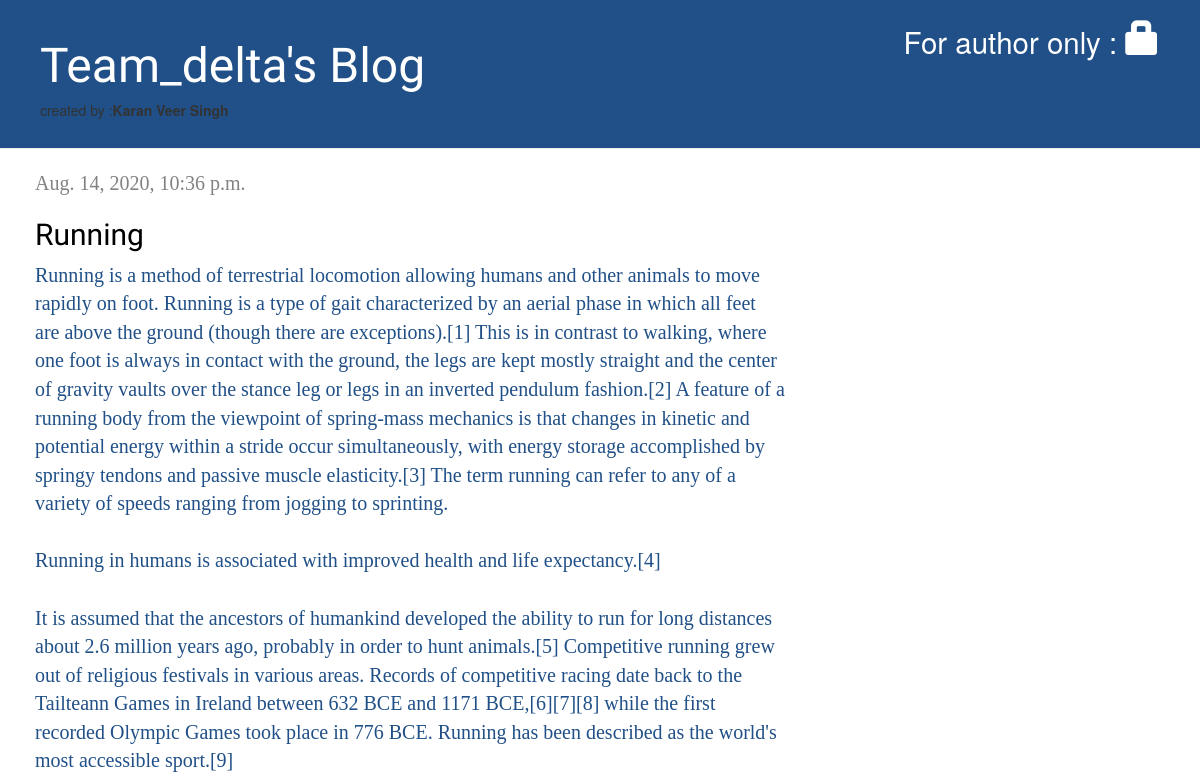
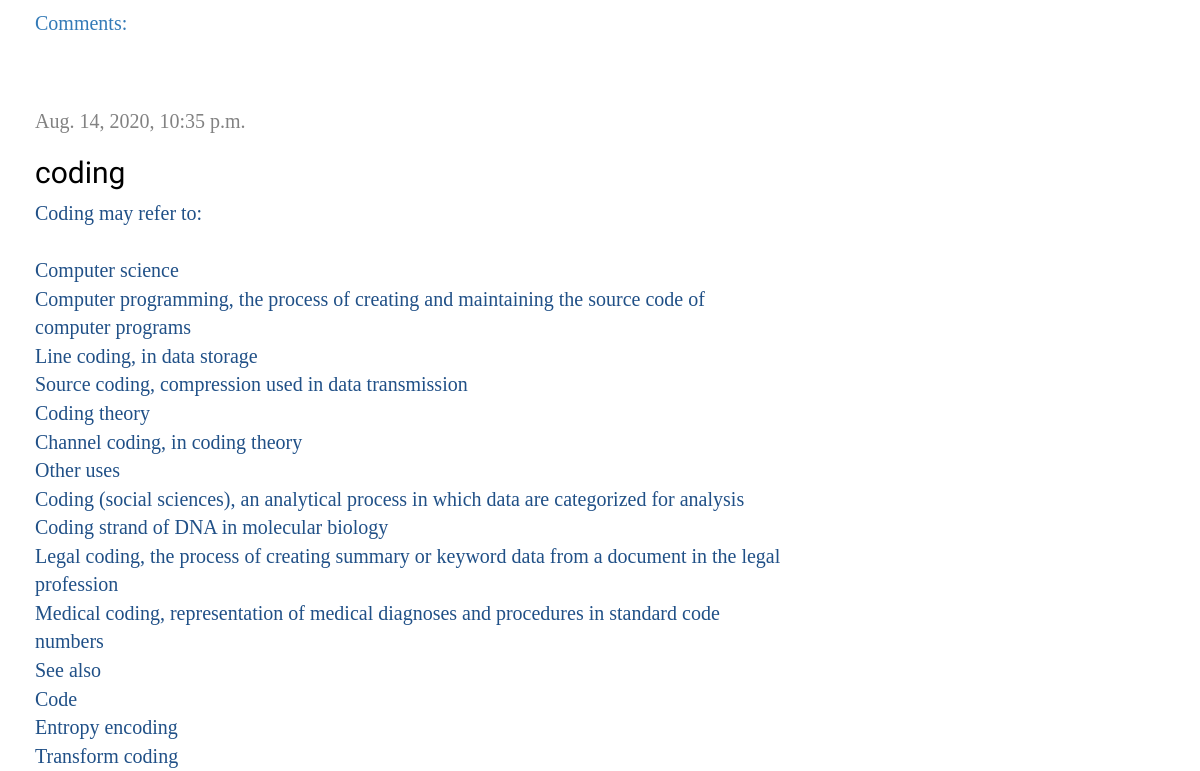
The app's page / (upper part), older data (2 pictures, top to bottom).
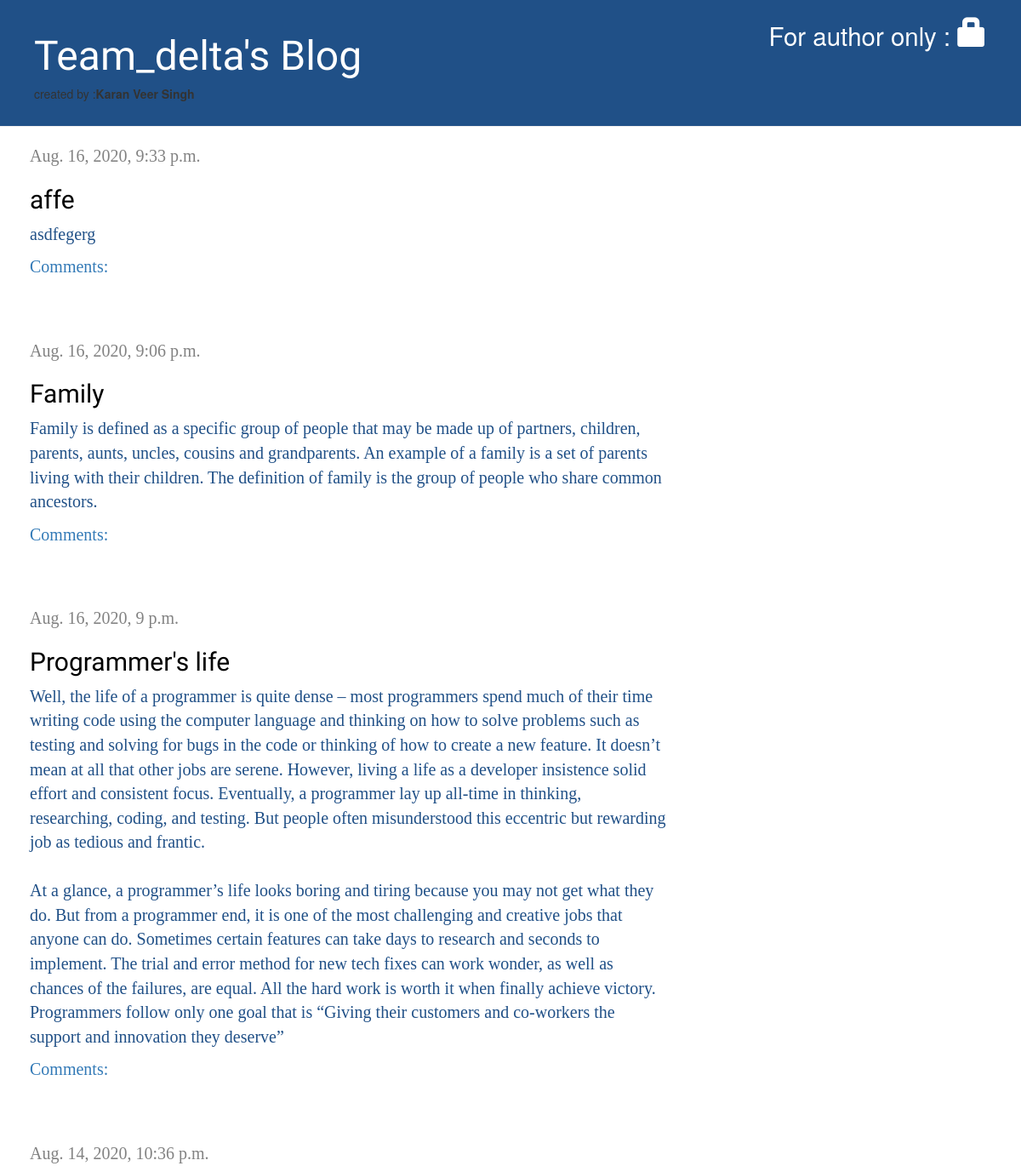
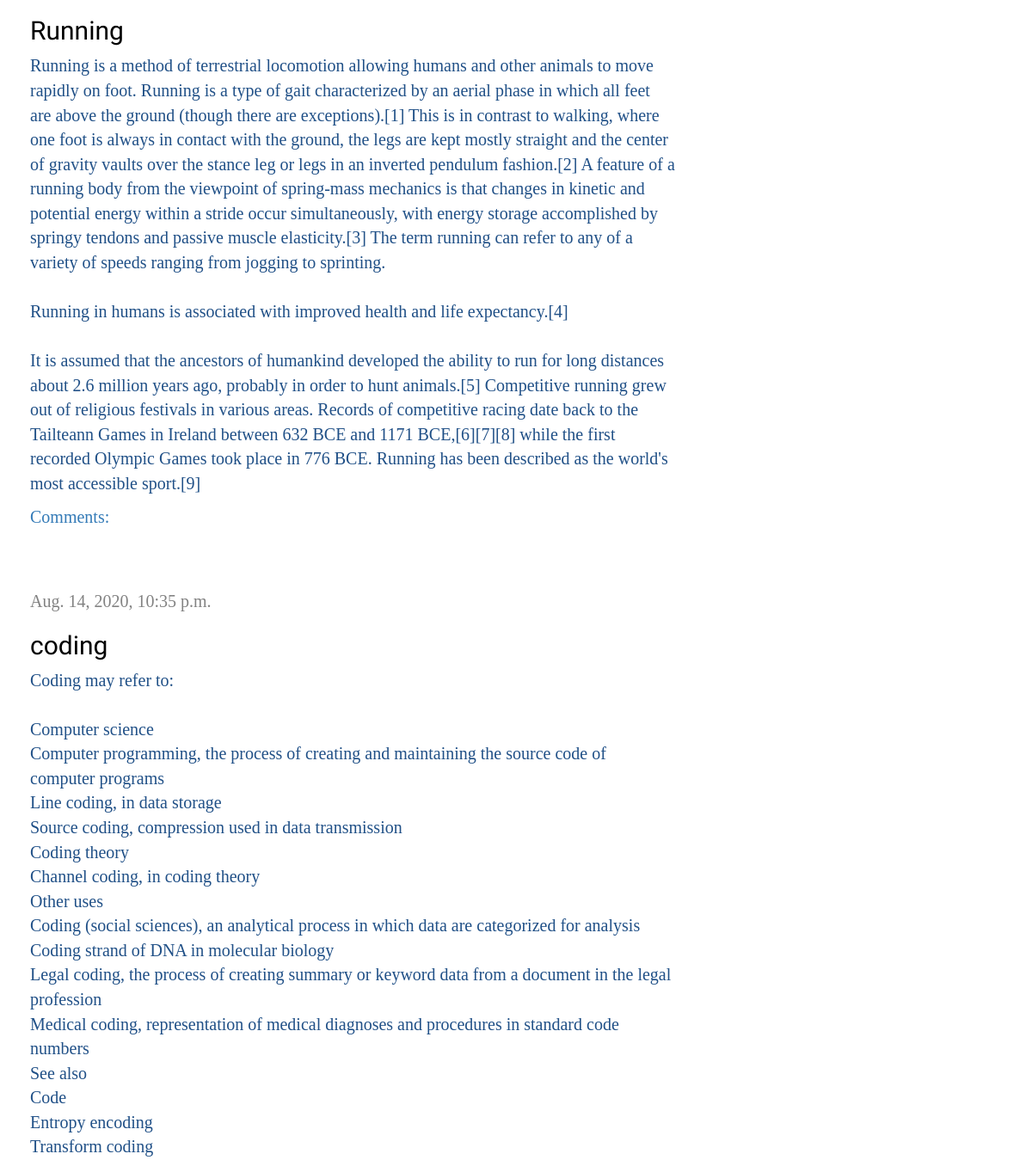
The same page, newer data (2 pictures, top to bottom).
### blog/models.py (models this page shows, shortened)
class Post(models.Model):
	author = models.ForeignKey(settings.AUTH_USER_MODEL , on_delete = models.CASCADE)
	title = models.CharField(max_length = 200)
	text = models.TextField()
	created_date = models.DateTimeField(default= timezone.now)
	published_date = models.DateTimeField(blank = True , null = True)

### blog/views.py (the view)
# urls.py: path('',views.post_list, name = 'post_list'),
def post_list(request):
	posts = Post.objects.filter(published_date__lte = timezone.now()).order_by('-published_date')
	return render (request, 'blog/post_list.html',{'posts':posts})

### blog/templates/blog/post_list.html (shortened to what this page needs)
{% extends 'blog/base.html' %}
<!--{% load static %}
{% block content %}
    {% for post in posts %}
        <div class="post">
            <div class="date">
                {{ post.published_date }}
            </div>
            <h2><a href="{% url 'post_detail' post.id %}">{{ post.title }}</a></h2>
            <p>{{ post.text|linebreaksbr }}</p>
            <a href="{% url 'post_detail' pk=post.pk %}">Comments: {{ post.approved_comments.count }}</a>
        </div>
    {% endfor %}
{% endblock %}

### blog/templates/blog/base.html (shortened to what this page needs)
 {% load static %}
<html>
    <head>
        <link rel="stylesheet" href="//maxcdn.bootstrapcdn.com/bootstrap/3.2.0/css/bootstrap.min.css">
        <link rel="stylesheet" href="//maxcdn.bootstrapcdn.com/bootstrap/3.2.0/css/bootstrap-theme.min.css">
        <link rel="stylesheet" href="{% static 'css/blog.css' %}">
    </head>
    <body>
        <div class="page-header">
            {% if user.is_authenticated %}
                <a href="{% url 'post_new' %}" class="top-menu"><span class="glyphicon glyphicon-plus"></span></a>
                <a href="{% url 'post_draft_list' %}" class="top-menu"><span class="glyphicon glyphicon-edit"></span></a>
                <p class="top-menu">Hello {{ user.username }} ! <small>(<a href="{% url 'logout' %}"><b>Log out</b></a>)</small></p>
            {% else %}
                <a href="{% url 'login' %}" class="top-menu"><small>For author only : </small><span class="glyphicon glyphicon-lock"> </span></a>
            {% endif %}
            <h1><a href="/">Team_delta's Blog</a></h1>
            <h5>created by :<b>Karan Veer Singh</b></h5>
        </div>
        <div class="content container">
            <div class="row">
                <div class="col-md-8">
                {% block content %}
                {% endblock %}
                </div>
            </div>
        </div>
    </body>
</html>

### blog/static/css/blog.css (style rules this page uses)
.page-header { background-color: #205087; margin-top: 0; padding: 20px 20px 20px 40px; }
.page-header h1, .page-header h1 a, .page-header h1 a:visited, .page-header h1 a:active { color: #ffffff; font-size: 36pt; text-decoration: none; }
.content { margin-left: 20px; color: #205087; font-family: serif; font-size: 20px; }
h1, h2, h3, h4 { font-family: 'Lobster', cursive; }
.date { color: #828282; }
.top-menu, .top-menu:hover, .top-menu:visited { color: #ffffff; float: right; font-size: 26pt; margin-right: 20px; }
.post { margin-bottom: 70px; }
.post h2 a, .post h2 a:visited { color: #000000; }

Row changes from the older to the newer data that the page shows:
added Post: published_date "Aug. 16, 2020, 9:33 p.m.", title "affe", text "asdfegerg"
added Post: published_date "Aug. 16, 2020, 9:06 p.m.", title "Family", text "Family is defined as a specific group of people that may be made up of partners, children, parents, aunts, uncles, cousins and grandparents. An example of a family is a set of parents living with their children. The definition of family is the group of people who share common ancestors."
added Post: published_date "Aug. 16, 2020, 9 p.m.", title "Programmer's life", text "Well, the life of a programmer is quite dense – most programmers spend much of their time writing code using the computer language and thinking on how to solve problems such as testing and solving for bugs in the code or thinking of how to create a new feature. It doesn’t mean at all that other jobs are serene. However, living a life as a developer insistence solid effort and consistent focus. Eventually, a programmer lay up all-time in thinking, researching, coding, and testing. But people often misunderstood this eccentric but rewarding job as tedious and frantic. At a glance, a programmer’s life looks boring and tiring because you may not get what they do. But from a programmer end, it…"
